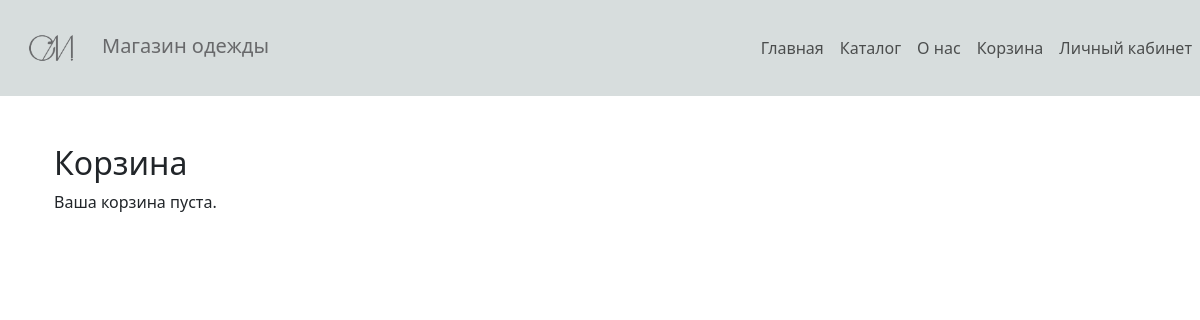
Before: /cart (signed in) with the older database file.
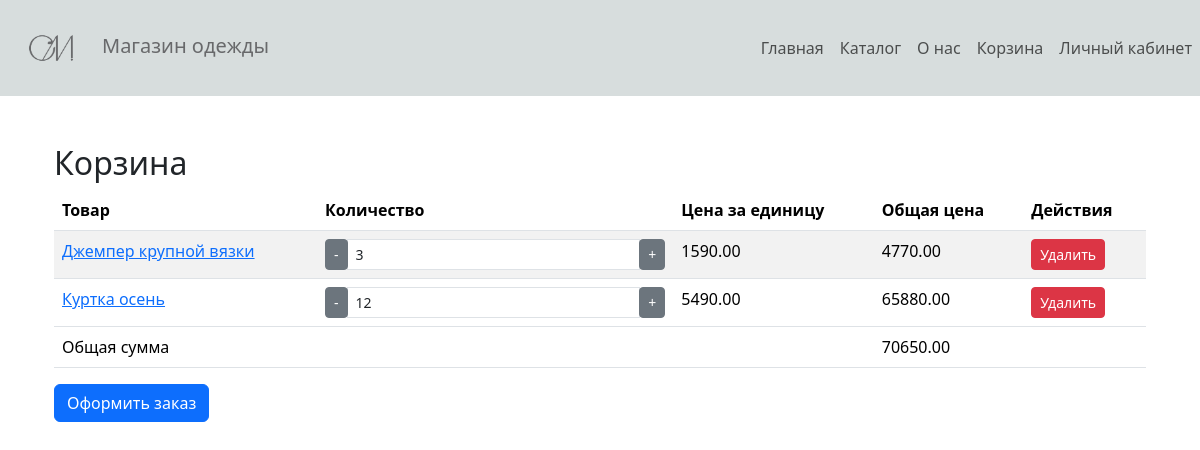
After: the same page with the newer database file.
### shop/models.py (models this page shows, shortened)
class CartItem(models.Model):
    cart = models.ForeignKey('Cart', on_delete=models.CASCADE, related_name='cart_items')
    product = models.ForeignKey(Product, on_delete=models.CASCADE)
    quantity = models.PositiveIntegerField(default=1)

class Product(models.Model):
    category = models.ManyToManyField(
        Category,
        related_name="clothes",
        verbose_name="Категория",
        blank=False,
    )
    name = models.CharField(
        max_length=200,
        verbose_name="Название",
    )
    description = models.TextField(
        blank=True,
        verbose_name="Описание",
    )
    images = models.ManyToManyField("ProductImage", blank=True, related_name="products")
    image_preview = models.ImageField(verbose_name="Превью", default="default.jpg", blank=True)
    stock = models.PositiveIntegerField(default=0, verbose_name="На складе")
    price = models.DecimalField(
        max_digits=15,
        decimal_places=2,
        verbose_name="Цена",
    )
    created = models.DateTimeField(auto_now_add=True, verbose_name="Создан")
    updated = models.DateTimeField(auto_now=True, verbose_name="Обновлен")
    class Meta:
        ordering = ("name",)
        verbose_name = "Товар"
        verbose_name_plural = "Товары"

### shop/views.py (the view)
# urls.py: path('cart', CartView.as_view(), name='cart'),
class CartView(LoginRequiredMixin, ListView):
    model = CartItem
    template_name = 'shop/cart.html'
    context_object_name = 'cart_items'
    def get_context_data(self, **kwargs):
        context = super().get_context_data(**kwargs)
        context["total_price"] = sum(cart_item.total_price for cart_item in context['cart_items'])
        return context
    def get_queryset(self):
        cart = Cart.objects.get_or_create(user=self.request.user)[0]
        return cart.cart_items.all().annotate(total_price=F('product__price')*F('quantity'))

### templates/shop/cart.html (shortened to what this page needs)
{% extends 'basev2.html' %}
{% load static %}
{% block content %}
<div class="container mt-5">
  <div class="row">
    <div class="col-md-12">
      <h2>Корзина</h2>
      {% if cart_items %}
        <table class="table table-striped">
          <thead>
            <tr>
              <th>Товар</th>
              <th>Количество</th>
              <th>Цена за единицу</th>
              <th>Общая цена</th>
              <th>Действия</th>
            </tr>
          </thead>
          <tbody>
            {% for item in cart_items %}
              <tr>
                <td><a href="{% url 'product_detail' item.product.id %}">{{ item.product.name }}</a></td>
                <td>
                  <div class="input-group">
                      <span class="input-group-btn">
                          <button class="btn btn-sm btn-secondary" type="button" data-product-id="{{ item.product.id }}" data-action="decrement">-</button>
                      </span>
                    <input type="text" class="form-control form-control-sm" value="{{ item.quantity }}" data-product-id="{{ item.product.id }}" data-action="quantity">
                    <span class="input-group-btn">
                          <button class="btn btn-sm btn-secondary" type="button" data-product-id="{{ item.product.id }}" data-action="increment">+</button>
                    </span>
                  </div>
                </td>
                <td>{{ item.product.price|floatformat:2 }}</td>
                <td>{{ item.total_price|floatformat:2 }}</td>
                <td>
                  <a href="#" class="btn btn-danger btn-sm">Удалить</a>
                </td>
              </tr>
            {% endfor %}
          </tbody>
          <tfoot>
            <tr>
              <td colspan="3">Общая сумма</td>
              <td>{{ total_price|floatformat:2 }}</td>
              <td></td>
            </tr>
          </tfoot>
        </table>
        <a href="#" class="btn btn-primary">Оформить заказ</a>
      {% else %}
        <p>Ваша корзина пуста.</p>
      {% endif %}
    </div>
  </div>
</div>
{% endblock %}

Changed rows visible on the page:
added CartItem: product.name "Джемпер крупной вязки", quantity "3", product.price "1590.00", total_price "4770.00"
added CartItem: product.name "Куртка осень", quantity "12", product.price "5490.00", total_price "65880.00"
Other visible differences:
{{ total_price|floatformat:2 }}: (not shown) → "70650.00"
text no longer shown: "Ваша корзина пуста."
text now shown: "Товар Количество Цена за единицу Общая цена Действия Общая сумма Оформить заказ"
